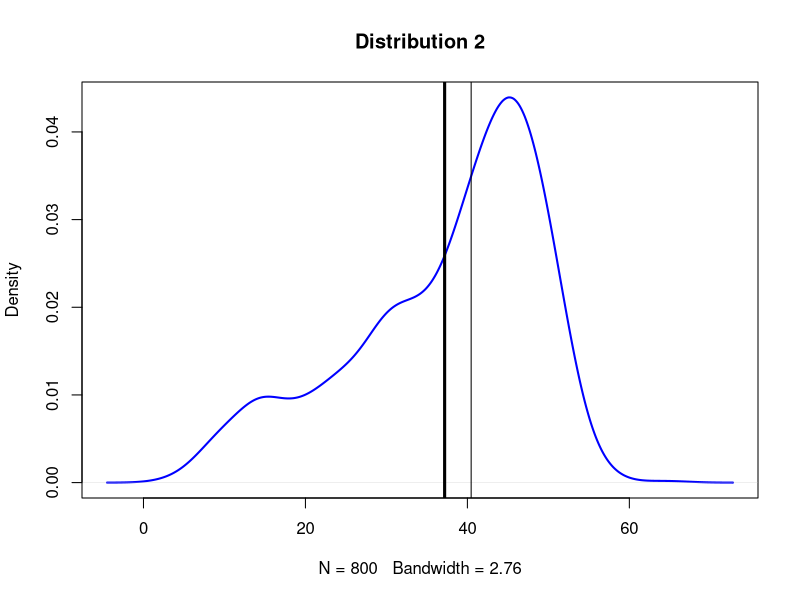
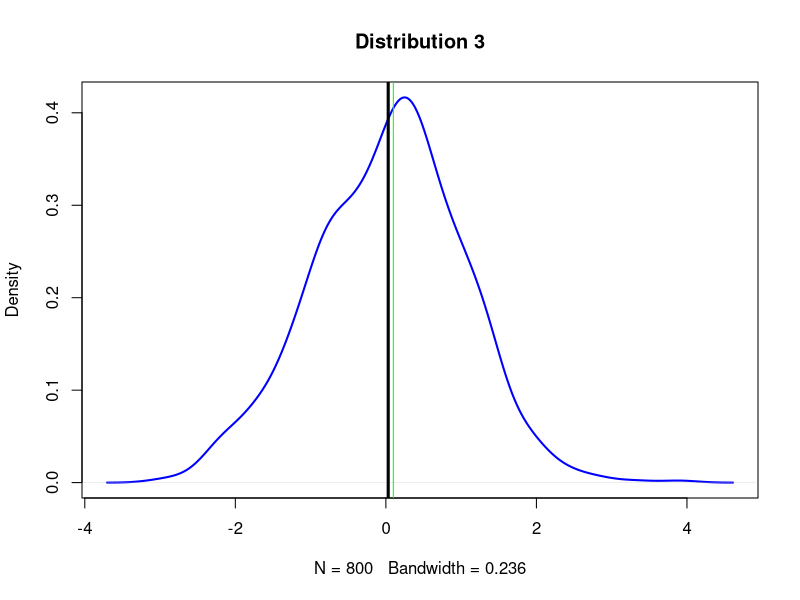
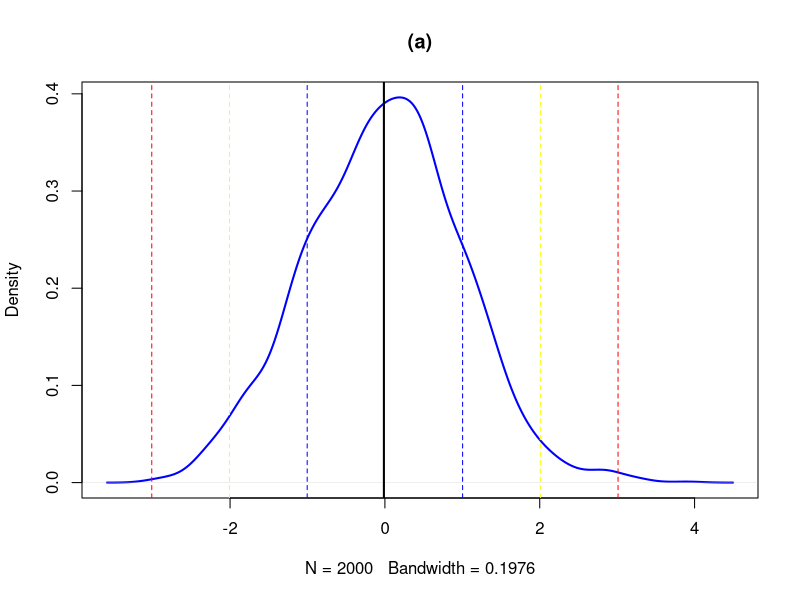

The R source for these figures, in order:
## ---- chunk 1
rm(list=ls()) #remove the random variable to fresh the working environment
ls() #suppose to be nothing 'character(0)'

## ---- chunk 2

# Change the mean and standard deviation of d1, d2, and d3 to achieve this new distribution. 
set.seed(110078509)
d1 <- rnorm(n=500, mean=45, sd=5) #Change mean from 15 to  45

set.seed(110078509)
d2 <- rnorm(n=200, mean=30, sd=4.99999) #Change sd from 5 to  4.99999

set.seed(110078509)
d3 <- rnorm(n=100,mean=15, sd=5) #Change mean from 15 to  45

d123 <- c(d1, d2, d3) # Combining them into a composite dataset

plot(density(d123), col="blue", lwd=2, 
     main = "Distribution 2")

#mean (thick line) and median (thin line)
#mean
abline(v=mean(d123), lwd=3)

#median 
abline(v=median(d123),  lwd=1) #lty="dashed"


## ---- chunk 3
b123 <- rnorm(800, mean= 0, sd = 1); 
plot(density(b123), col="blue", lwd=2, 
     main = "Distribution 3")
#mean (thick one)
abline(v=mean(b123), lwd=3)
#median with green color (thin one)
abline(v=median(b123),  lwd=1, col = "green") 
## ---- chunk 4
set.seed(110078509)
rdata <-rnorm(n=2000, mean=0, sd=1); 
plot(density(rdata), col="blue", lwd=2, 
     main = "(a)")
abline(v=mean(rdata), lwd=2)

rdata_std = sd(rdata)

#1 standard deviations (68%)

abline(v=0+1*rdata_std,  lwd=1,  lty="dashed",  col="blue") 
abline(v=0-1*rdata_std,  lwd=1,  lty="dashed",  col="blue") 
#2 standard deviations (95%)

abline(v=0+2*rdata_std,  lwd=1,  lty="dashed",  col="yellow")
abline(v=0-2*rdata_std,  lwd=1,  lty="dashed",  col="yellow") 
#3 standard deviations (99.7%)

abline(v=0+3*rdata_std,  lwd=1,  lty="dashed",  col="red")
abline(v=0-3*rdata_std,  lwd=1,  lty="dashed",  col="red") 

## ---- chunk 5
#Q1  
Q1 <- unname(quantile(rdata)['25%'] );Q1 #-0.7121004
rdata_Q1std_dist <- (Q1-mean(rdata) )/ rdata_std ; rdata_Q1std_dist#[1] -0.6965661


#Q2
Q2 <- unname(quantile(rdata)['50%']); Q2 #0.01494514
rdata_Q2std_dist <- (Q2-mean(rdata) )/ rdata_std ; rdata_Q2std_dist # 0.02772567

#Q3
Q3 <- unname(quantile(rdata)['75%']); Q3#[1] 0.6405586
rdata_Q3std_dist <- (Q3-mean(rdata) )/ rdata_std ; rdata_Q3std_dist #0.6533957
## ---- chunk 6
set.seed(110078509)
cdata <-rnorm(n=2000, mean=35, sd=3.5); 
cdata_std = sd(cdata)
cdata_Q1 <- unname(quantile(cdata)['25%'] );cdata_Q1 #[1] 32.50765
cdata_Q3 <- unname(quantile(cdata)['75%'] );cdata_Q3 #[1] 37.25048
cdata_Q1std_dist <- (cdata_Q1 - mean(cdata))/cdata_std ; cdata_Q1std_dist#[1] -0.6965661
cdata_Q3std_dist <- (cdata_Q3 - mean(cdata))/cdata_std ; cdata_Q3std_dist#[1]  0.6533957
## ---- chunk 7
#print('----rdata Q1-----')
rdata_Q1std_dist;

#print('----cdata Q1-----')
cdata_Q1std_dist; 

#print('----rdata Q3-----')
rdata_Q3std_dist; 

#print('----cdata Q3-----')
cdata_Q3std_dist; #cdata Q3
## ---- chunk 8
d123.std <- sd(d123)
d123_Q1 <- unname(quantile(d123)['25%'] );d123_Q1 
d123_Q3 <- unname(quantile(d123)['75%'] );d123_Q3  

d123_Q1std_dist <- (d123_Q1 - mean(d123))/d123.std ; d123_Q1std_dist

d123_Q3std_dist <- (d123_Q3 - mean(d123))/d123.std ; d123_Q3std_dist

## ---- chunk 9
set.seed(110078509)
rand_data <- rnorm(800, mean=20, sd = 5) 
rand.size <- length(rand_data)
rand.range <- max(rand_data)- min(rand_data)
## ---- chunk 10
rand.sturge.bin_num <- ceiling(log(rand.size, base = 2))+1; 
sprintf("rand.sturge.bin_num: %d",rand.sturge.bin_num )

rand.sturge.bin_width <- ceiling(rand.range/rand.sturge.bin_num) ;
sprintf("rand.sturge.bin_width: %f",rand.sturge.bin_width )

## ---- chunk 11
Scott.std <- sd(rand_data) #4
#thouht the formula is sample standard deviation(s) instead of standard deviation.
#In order to follow the the requirement above, we use std to replace the s

rand.Scott.bin_width <- 3.49*Scott.std/ (rand.size^(1/3));  #1.852806
rand.Scott.bin_num <- ceiling(rand.range/rand.Scott.bin_width);  # 18
sprintf("rand.Scott.bin_width: %f", rand.Scott.bin_width)
sprintf("rand.Scott.bin_num: %d",rand.Scott.bin_num )
## ---- chunk 12
rand.Freedman.bin_width <- 2 * IQR(rand_data)/(rand.size^(1/3))
rand.Freedman.bin_num <- ceiling(rand.range/rand.Freedman.bin_width)
sprintf("rand.Freedman.bin_width: %f", rand.Freedman.bin_width)
sprintf("rand.Freedman.bin_num: %d",rand.Freedman.bin_num )
## ---- chunk 13
set.seed(110078509)
out_data <- c(rand_data, runif(10, min=40, max=60))
out.size <- length(out_data);out.size #810
out.range <- max(out_data)- min(out_data); out.range #54.24097
## ---- chunk 14
outdata.sturge.bin_num <- ceiling(log(out.size, base = 2))+1
outdata.sturge.bin_width <-out.range/outdata.sturge.bin_num

sprintf("outdata.sturge.bin_width: %f", outdata.sturge.bin_width)
sprintf("outdata.sturge.bin_num: %d",outdata.sturge.bin_num )
## ---- chunk 15
outdata.Scott.std <- sd(out_data)
outdata.Scott.bin_width <- 3.49*outdata.Scott.std/ (out.size^(1/3))

#In order to follow the the requirement above, we use std to replace the s
outdata.Scott.bin_num <- ceiling(out.range/outdata.Scott.bin_width)

sprintf("outdata.Scott.bin_width: %f", outdata.Scott.bin_width)
sprintf("outdata.Scott.bin_num: %d",outdata.Scott.bin_num )
## ---- chunk 16
#c-iii. Freedman-Diaconis’ choice (uses IQR)
outdata.Freedman.bin_width <- 2 * IQR(out_data)/(out.size^(1/3))
outdata.Freedman.bin_num <- ceiling(out.range/outdata.Freedman.bin_width)
sprintf("outdata.Freedman.bin_width: %f", outdata.Freedman.bin_width)
sprintf("outdata.Freedman.bin_num: %d",outdata.Freedman.bin_num )
## ---- chunk 17
sprintf("rand.sturge.bin_width: %f",rand.sturge.bin_width )
sprintf("rand.Scott.bin_width: %f", rand.Scott.bin_width)
sprintf("rand.Freedman.bin_width: %f", rand.Freedman.bin_width)
## ---- chunk 18
sprintf("outdata.sturge.bin_width: %f", outdata.sturge.bin_width)
sprintf("outdata.Scott.bin_width: %f", outdata.Scott.bin_width)
sprintf("outdata.Freedman.bin_width: %f", outdata.Freedman.bin_width)

## ---- chunk 19
Sturge.change <- abs(outdata.sturge.bin_width-rand.sturge.bin_width)/rand.sturge.bin_width
Scott.change <- abs(outdata.Scott.bin_width-rand.Scott.bin_width)/rand.Scott.bin_width
Freedman.change<- abs(outdata.Freedman.bin_width-rand.Freedman.bin_width)/rand.Freedman.bin_width

Change_list <- c(Sturge.change, Scott.change, Freedman.change)
names(Change_list) <- c('Sturge', 'Scott', 'Freedman'); Change_list
